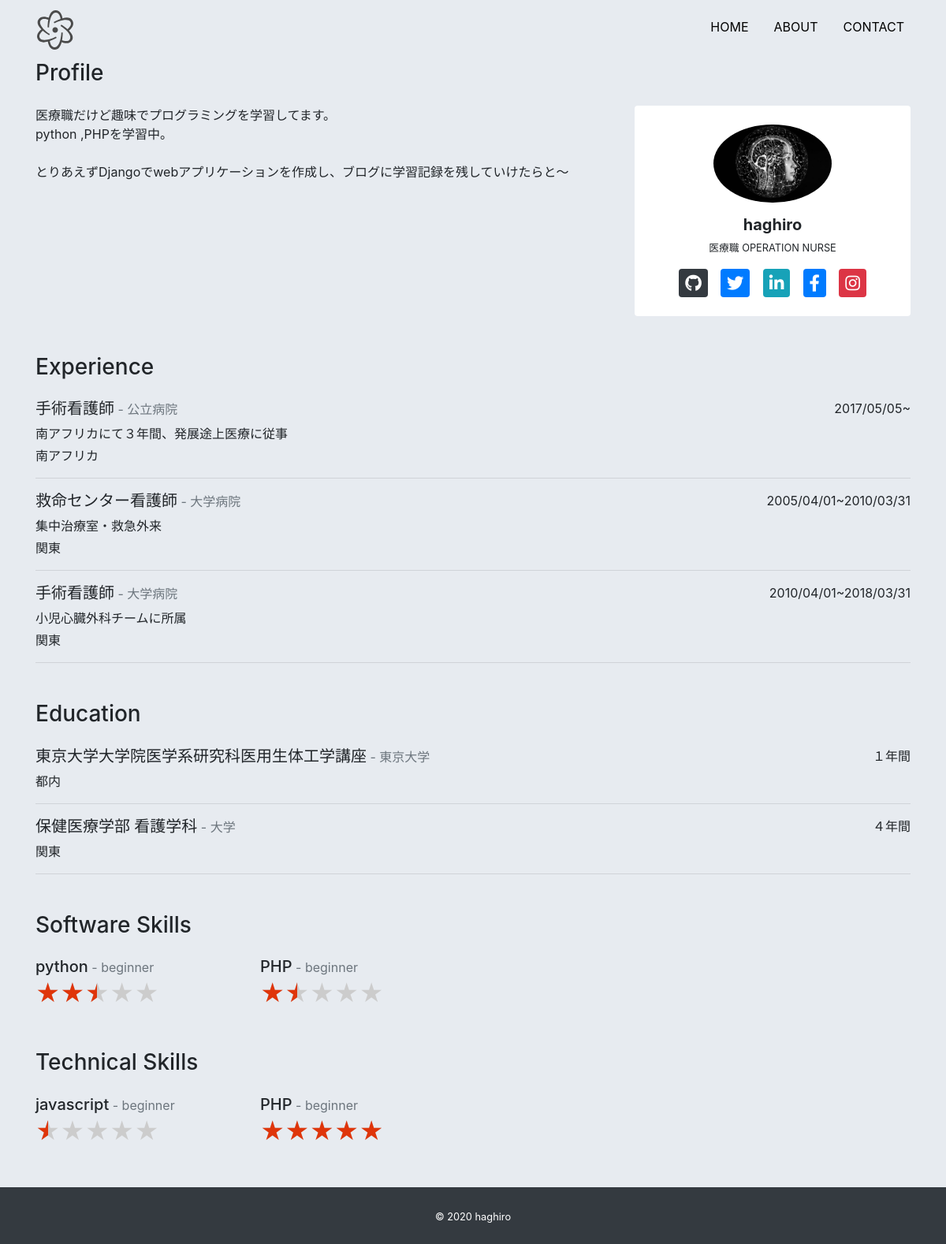
The page /about/ on the database its author committed.
### app/models.py (models this page shows, shortened)
class Profile(models.Model):
    title = models.CharField('タイトル', max_length=100, null=True, blank=True)
    subtitle = models.CharField(
        'サブタイトル', max_length=100, null=True, blank=True)
    name = models.CharField('名前', max_length=100)
    job = models.TextField('仕事')
    introduction = models.TextField('自己紹介')
    github = models.CharField('github', max_length=100, null=True, blank=True)
    twitter = models.CharField(
        'twitter', max_length=100, null=True, blank=True)
    linkedin = models.CharField(
        'linkedin', max_length=100, null=True, blank=True)
    facebook = models.CharField(
        'facebook', max_length=100, null=True, blank=True)
    instagram = models.CharField(
        'instagram', max_length=100, null=True, blank=True)
    topimage = models.ImageField(upload_to='images', verbose_name='トップ画像')
    subimage = models.ImageField(upload_to='images', verbose_name='サブ画像')

class Experience(models.Model):
    occupation = models.CharField('職種', max_length=100)
    company = models.CharField('会社', max_length=100)
    description = models.TextField('説明', max_length=100)
    place = models.CharField('場所', max_length=100)
    period = models.CharField('期間', max_length=100)

class Education(models.Model):
    course = models.CharField('コース', max_length=100)
    school = models.CharField('学校', max_length=100)
    place = models.CharField('場所', max_length=100)
    period = models.CharField('期間', max_length=100)

class Software(models.Model):
    name = models.CharField('ソフトウェア', max_length=100)
    level = models.CharField('レベル', max_length=100)
    percentage = models.IntegerField('パーセンテージ')

class Technical(models.Model):
    name = models.CharField('テクニカル', max_length=100)
    level = models.CharField('レベル', max_length=100)
    percentage = models.IntegerField('パーセンテージ')

### app/views.py (the view)
# urls.py: path('about/', views.AboutView.as_view(), name='about'),
class AboutView(View):
    def get(self, request, *args, **kwargs):
        profile_data = Profile.objects.all()
        if profile_data.exists():
            profile_data = profile_data.order_by('-id')[0]
        experience_data = Experience.objects.order_by('-id')
        education_data = Education.objects.order_by('-id')
        software_data = Software.objects.order_by('-id')
        technical_data = Technical.objects.order_by('-id')
        return render(request, 'app/about.html', {
            'profile_data': profile_data,
            'experience_data': experience_data,
            'education_data': education_data,
            'software_data': software_data,
            'technical_data': technical_data,
        })

### app/templates/app/about.html
{% extends 'app/base.html' %}
{% block content %}
<h3 class="mb-4">Profile</h3>
<div class="mb-5">
    <div class="row">
        <div class="col-md-8">
            <p>{{ profile_data.introduction|linebreaksbr }}</p>
        </div>
        <div class="col-md-4">
            <div class="card text-center px-5 py-4">
                <div class="avatar mb-3">
                    <img src="{{ profile_data.subimage.url }}" alt="" class="card-img-top rounded-circle">
                </div>
                <h5 class="font-weight-bolder">{{ profile_data.name }}</h5>
                <p class="mb-3 small text-center">{{ profile_data.job|linebreaksbr }}</p>
                <div class="d-flex justify-content-around">
                    {% if profile_data.github %}
                    <a href="{{ profile_data.github }}" target="_blank"><i
                            class="fab fa-github fa-lg rounded btn-dark icon"></i></a>
                    {% endif %}
                    {% if profile_data.twitter %}
                    <a href="{{ profile_data.twitter }}" target="_blank"><i
                            class="fab fa-twitter fa-lg rounded btn-primary icon"></i></a>
                    {% endif %}
                    {% if profile_data.linkedin %}
                    <a href="{{ profile_data.linkedin }}" target="_blank"><i
                            class="fab fa-linkedin-in fa-lg rounded btn-info icon"></i></a>
                    {% endif %}
                    {% if profile_data.facebook %}
                    <a href="{{ profile_data.facebook }}" target="_blank"><i
                            class="fab fa-facebook-f fa-lg rounded btn-primary icon"></i></a>
                    {% endif %}
                    {% if profile_data.instagram %}
                    <a href="{{ profile_data.instagram }}" target="_blank"><i
                            class="fab fa-instagram fa-lg rounded btn-danger icon"></i></a>
                    {% endif %}
                </div>
            </div>
        </div>
    </div>
</div>
<h3 class="mb-4">Experience</h3>
<div class="mb-5">
    {% for experience in experience_data  %}
    <div class="d-flex justify-content-between">
        <h5>{{ experience.occupation }}<span class="small text-secondary"> - {{ experience.company }}</span> </h5>
        <p class="mb-1">{{ experience.period }}</p>
    </div>
    <p class="mb-1">{{ experience.description|linebreaksbr }}</p>
    <p>{{ experience.place }}</p>
    <hr>
    {% endfor %}
</div>
<h3 class="mb-4">Education</h3>
<div class="mb-5">
    {% for education in education_data  %}
    <div class="d-flex justify-content-between">
        <h5>{{ education.course }}<span class="small text-secondary"> - {{ education.school }}</span> </h5>
        <p class="mb-1">{{ education.period }}</p>
    </div>
    <p>{{ education.place }}</p>
    <hr>
    {% endfor %}
</div>
<h3 class="mb-4">Software Skills</h3>
<div class="mb-5">
    <div class="row">
        {% for software in software_data %}
            <div class="col-6 col-md-3">
                <h5 class="mb-0">{{ software.name }}<span class="small text-secondary"> - {{ software.level }}</span> </h5>
                <div class="d-flex flex-row">
                    <div class="star-rating">
                        <div class="star-rating-front" style="width: {{ software.percentage }}%">★★★★★</div>
                        <div class="star-rating-back">★★★★★</div>
                    </div>
                </div>
            </div>
        {% endfor %}
    </div>
</div>
<h3 class="mb-4">Technical Skills</h3>
<div class="mb-5">
    <div class="row">
        {% for technical in technical_data %}
            <div class="col-6 col-md-3">
                <h5 class="mb-0">{{ technical.name }}<span class="small text-secondary"> - {{ technical.level }}</span> </h5>
                <div class="d-flex flex-row">
                    <div class="star-rating">
                        <div class="star-rating-front" style="width: {{ technical.percentage }}%">★★★★★</div>
                        <div class="star-rating-back">★★★★★</div>
                    </div>
                </div>
            </div>
        {% endfor %}
    </div>
</div>
{% endblock content %}

### app/static/css/style.css (style rules this page uses)
* { margin: 0; padding: 0; box-sizing: border-box; }
body { background: #e7ebf0; display: flex; flex-flow: column; min-height: 100vh; }
.avatar img { max-width: 150px; max-height: 150px; }
.icon { padding: 10px 8px; }
.star-rating { position: relative; font-size: 30px; word-wrap: normal!important; }
.star-rating-front { position: absolute; top: 0; left: 0; overflow: hidden; color: #df350a; }
.star-rating-back { color: #ccc; }
.card { border: none; }

### rows shown on the page
Profile: introduction "医療職だけど趣味でプログラミングを学習してます。 python ,PHPを学習中。 とりあえずDjangoでwebアプリケーションを作成し、ブログに学習記録を残していけたらと〜", subimage (picture), name "haghiro", job "医療職 OPERATION NURSE"
Experience: occupation "手術看護師", company "公立病院", period "2017/05/05~", description "南アフリカにて３年間、発展途上医療に従事", place "南アフリカ"
Experience: occupation "救命センター看護師", company "大学病院", period "2005/04/01~2010/03/31", description "集中治療室・救急外来", place "関東"
Experience: occupation "手術看護師", company "大学病院", period "2010/04/01~2018/03/31", description "小児心臓外科チームに所属", place "関東"
Education: course "東京大学大学院医学系研究科医用生体工学講座", school "東京大学", period "１年間", place "都内"
Education: course "保健医療学部 看護学科", school "大学", period "４年間", place "関東"
Software: name "python", level "beginner", {{ software.percentage }} 50 (drawn)
Software: name "PHP", level "beginner", {{ software.percentage }} 30 (drawn)
Technical: name "javascript", level "beginner", {{ technical.percentage }} 10 (drawn)
Technical: name "PHP", level "beginner", {{ technical.percentage }} -5 (drawn)
